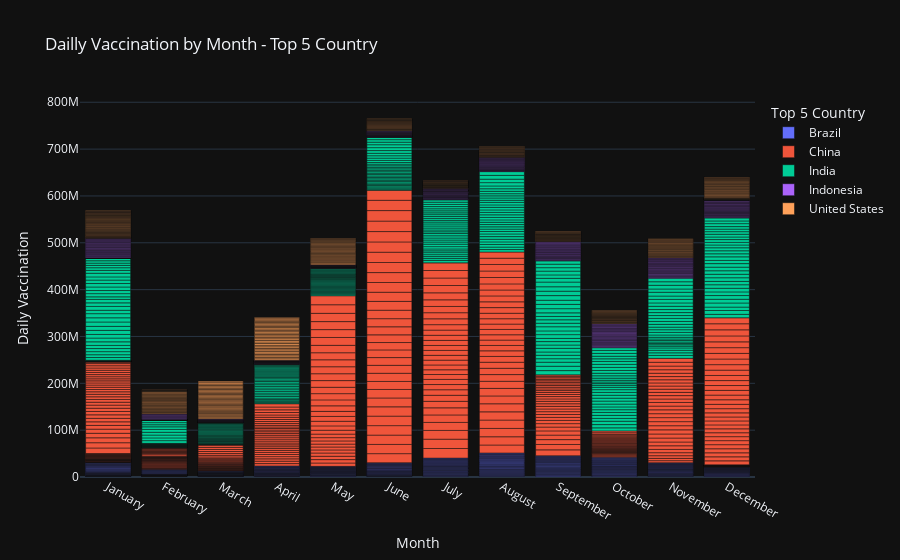

The notebook cell saved with this chart:
### Code cell
fig = px.bar(top5_country_total_day,x='Month',y='daily_vaccinations',color='country',
             labels={"country" : 'Top 5 Country', 'daily_vaccinations' : "Daily Vaccination"},
                title="Dailly Vaccination by Month - Top 5 Country",template='plotly_dark')
fig.show()

### Figure 1 — Plotly figure (JSON) as saved in the notebook; plotly's stock layout.template omitted (floating-point values rounded to 4 significant figures; data arrays with more than 128 entries replaced by an {"elided": "..."} marker saying what was removed)
{"data": [{"alignmentgroup": "True", "hovertemplate": "Top 5 Country=Brazil<br>Month=%{x}<br>Daily Vaccination=%{y}<extra></extra>", "legendgroup": "Brazil", "marker": {"color": "#636efa", "pattern": {"shape": ""}}, "name": "Brazil", "offsetgroup": "Brazil", "orientation": "v", "showlegend": true, "textposition": "auto", "type": "bar", "x": {"elided": "389 str values"}, "xaxis": "x", "y": {"elided": "389 int values"}, "yaxis": "y"}, {"alignmentgroup": "True", "hovertemplate": "Top 5 Country=China<br>Month=%{x}<br>Daily Vaccination=%{y}<extra></extra>", "legendgroup": "China", "marker": {"color": "#EF553B", "pattern": {"shape": ""}}, "name": "China", "offsetgroup": "China", "orientation": "v", "showlegend": true, "textposition": "auto", "type": "bar", "x": {"elided": "422 str values"}, "xaxis": "x", "y": {"elided": "422 int values"}, "yaxis": "y"}, {"alignmentgroup": "True", "hovertemplate": "Top 5 Country=India<br>Month=%{x}<br>Daily Vaccination=%{y}<extra></extra>", "legendgroup": "India", "marker": {"color": "#00cc96", "pattern": {"shape": ""}}, "name": "India", "offsetgroup": "India", "orientation": "v", "showlegend": true, "textposition": "auto", "type": "bar", "x": {"elided": "391 str values"}, "xaxis": "x", "y": {"elided": "391 int values"}, "yaxis": "y"}, {"alignmentgroup": "True", "hovertemplate": "Top 5 Country=Indonesia<br>Month=%{x}<br>Daily Vaccination=%{y}<extra></extra>", "legendgroup": "Indonesia", "marker": {"color": "#ab63fa", "pattern": {"shape": ""}}, "name": "Indonesia", "offsetgroup": "Indonesia", "orientation": "v", "showlegend": true, "textposition": "auto", "type": "bar", "x": {"elided": "394 str values"}, "xaxis": "x", "y": {"elided": "394 int values"}, "yaxis": "y"}, {"alignmentgroup": "True", "hovertemplate": "Top 5 Country=United States<br>Month=%{x}<br>Daily Vaccination=%{y}<extra></extra>", "legendgroup": "United States", "marker": {"color": "#FFA15A", "pattern": {"shape": ""}}, "name": "United States", "offsetgroup": "United States", "orientation": "v", "showlegend": true, "textposition": "auto", "type": "bar", "x": {"elided": "424 str values"}, "xaxis": "x", "y": {"elided": "424 int values"}, "yaxis": "y"}], "layout": {"barmode": "relative", "legend": {"title": {"text": "Top 5 Country"}, "tracegroupgap": 0}, "title": {"text": "Dailly Vaccination by Month - Top 5 Country"}, "xaxis": {"anchor": "y", "domain": [0, 1], "title": {"text": "Month"}}, "yaxis": {"anchor": "x", "domain": [0, 1], "title": {"text": "Daily Vaccination"}}}}
